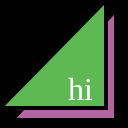
Frame 1 (no input)
Frame 60 (no input): identical to frame 1, image omitted
Frame 120 (the mouse pressed at the canvas centre since frame 60): identical to frame 1, image omitted

The p5.js sketch that drew this single still picture (run headless with seeded random() and noise() and a simulated clock; from frame 60 on, the mouse is pressed at the canvas centre):

// p5.js sketch
// ── sketch.js
function setup() {
  createCanvas(128,128);
}

function draw() {
  background(0);
  strokeWeight(4);
  fill(178, 100, 162);
  triangle(12,120,116,120,116,10);
  fill(94, 185, 84);
  triangle(0,108,106,108,106,0);
  fill(255);
  textSize(32);
  textFont("serif");
  text("hi", 68, 100);
}
